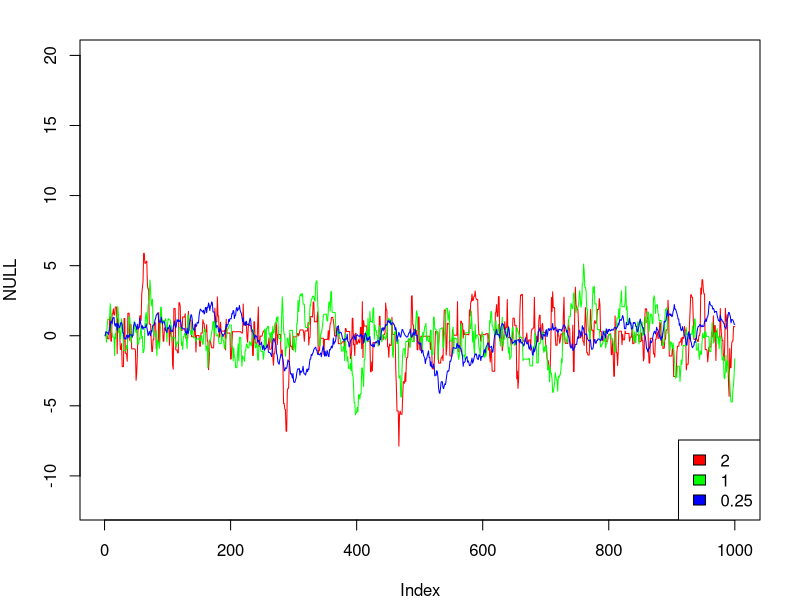
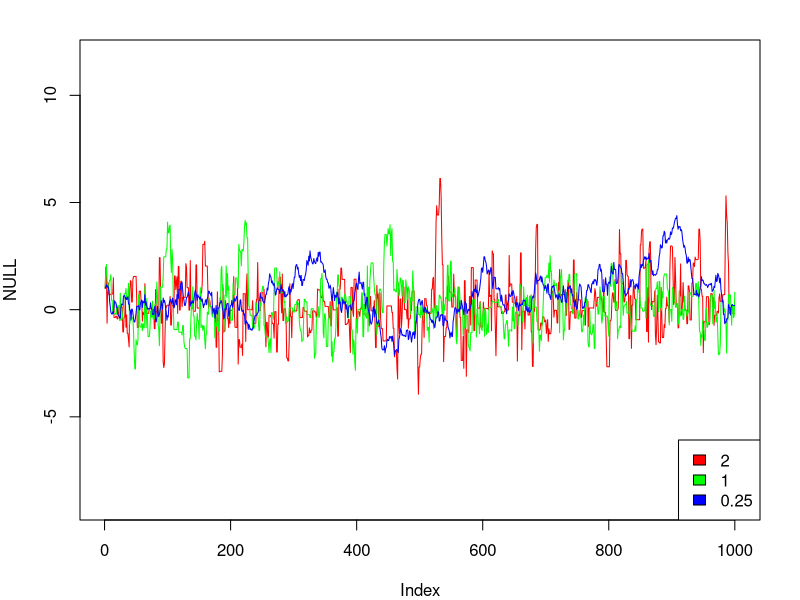
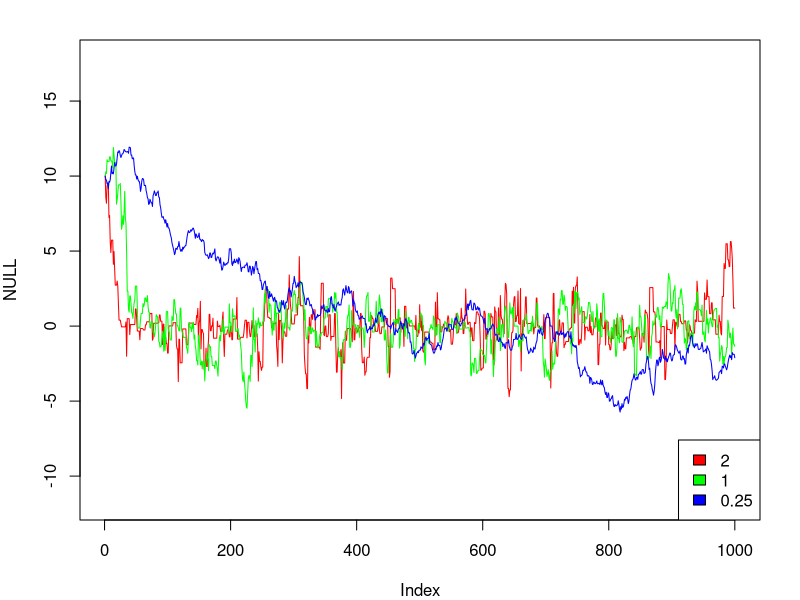

The R source for these figures, in order:
## ---- chunk 1
knitr::opts_chunk$set(echo = TRUE)
set.seed(29003021)
library(tidyverse)
## ---- chunk 2
f <- function(x){
  1 / 2 * exp(-abs(x))
}

unif_chain <- function(sigma, s, B = 5000) {
  chain <- numeric(B); chain[1] <- s ; rejects <- 0
  for (i in 2:B) {
    candidate <- chain[i - 1] + rnorm(1, 0, sigma)
    ratio <- f(candidate) / f(chain[i - 1])
    if (runif(1) <= ratio) {
        chain[i] <- candidate
    } else {
        chain[i] <- chain[i - 1]
        rejects <- rejects + 1
    }
  }
  list(reject_rate = rejects / B, chain = chain)
}

laplace00 <- unif_chain(0.25, 0)
laplace01 <- unif_chain(0.25, 1)
laplace02 <- unif_chain(0.25, 10)
laplace10 <- unif_chain(1, 0)
laplace11 <- unif_chain(1, 1)
laplace12 <- unif_chain(1, 10)
laplace20 <- unif_chain(2, 0)
laplace21 <- unif_chain(2, 1)
laplace22 <- unif_chain(2, 10)
## ---- chunk 3
par(mar = c(4, 4, 2, 2))
k <- 1000
plot(NULL, xlim = c(1, k), ylim = 1.5 * range(c(laplace00$chain, laplace10$chain, laplace20$chain)))
rs <- rainbow(3)
lines(1:k, laplace20$chain[1:k], col = rs[1])
lines(1:k, laplace10$chain[1:k], col = rs[2])
lines(1:k, laplace00$chain[1:k], col = rs[3])
legend("bottomright", legend = c(2, 1, 0.25), fill = rs)
## ---- chunk 4
par(mar = c(4, 4, 2, 2))
k <- 1000
plot(NULL, xlim = c(1, k), ylim = 1.5 * range(c(laplace01$chain, laplace11$chain, laplace21$chain)))
rs <- rainbow(3)
lines(1:k, laplace21$chain[1:k], col = rs[1])
lines(1:k, laplace11$chain[1:k], col = rs[2])
lines(1:k, laplace01$chain[1:k], col = rs[3])
legend("bottomright", legend = c(2, 1, 0.25), fill = rs)
## ---- chunk 5
par(mar = c(4, 4, 2, 2))
k <- 1000
plot(NULL, xlim = c(1, k), ylim = 1.5 * range(c(laplace02$chain, laplace12$chain, laplace22$chain)))
rs <- rainbow(3)
lines(1:k, laplace22$chain[1:k], col = rs[1])
lines(1:k, laplace12$chain[1:k], col = rs[2])
lines(1:k, laplace02$chain[1:k], col = rs[3])
legend("bottomright", legend = c(2, 1, 0.25), fill = rs)
## ---- chunk 6
paste('The reject rate for sigma = 0.25 and X(0) = 0 is:', laplace00$reject_rate)
paste('The reject rate for sigma = 0.25 and X(0) = 1 is:', laplace01$reject_rate)
paste('The reject rate for sigma = 0.25 and X(0) = 10 is:', laplace02$reject_rate)
paste('The reject rate for sigma = 1 and X(0) = 0 is:', laplace10$reject_rate)
paste('The reject rate for sigma = 1 and X(0) = 1 is:', laplace11$reject_rate)
paste('The reject rate for sigma = 1 and X(0) = 10 is:', laplace12$reject_rate)
paste('The reject rate for sigma = 2 and X(0) = 0 is:', laplace20$reject_rate)
paste('The reject rate for sigma = 2 and X(0) = 1 is:', laplace21$reject_rate)
paste('The reject rate for sigma = 2 and X(0) = 10 is:', laplace22$reject_rate)
## ---- chunk 7
x_1 <- 806 # Congress should raise to $15/hr
x_2 <- 435 # Congress should not raise the minimum wage
x_3 <- 586 # Congress should raise to $11/hr
n <- x_1 + x_2 + x_3
## ---- chunk 8
B <- 5000
chain_gibbs <- matrix(0, ncol = B, nrow = 3)
for(i in 2:B) {
  chain_gibbs[1, i] <- (1 - chain_gibbs[2, i - 1]) * rbeta(1, x_1 + 1, n - x_1 - x_2 + 1)
  chain_gibbs[2, i] <- (1 - chain_gibbs[1, i]) * rbeta(1, x_2 + 1, n - x_1 - x_2 + 1)
  chain_gibbs[3, i] <- 1 - chain_gibbs[1, i] - chain_gibbs[2, i]
}
stationary <- chain_gibbs[, -(1:4000)]

cat("For theta1\n")
mean(stationary[1, ])
quantile(stationary[1, ], c(0.025, 0.975))

cat("For theta2\n")
mean(stationary[2, ])
quantile(stationary[2, ], c(0.025, 0.975))

cat("For theta3\n")
mean(stationary[3, ])
quantile(stationary[3, ], c(0.025, 0.975))

prob <- stationary[1, ] / stationary[2, ] > 2
cat("Probability:\n")
mean(prob)
